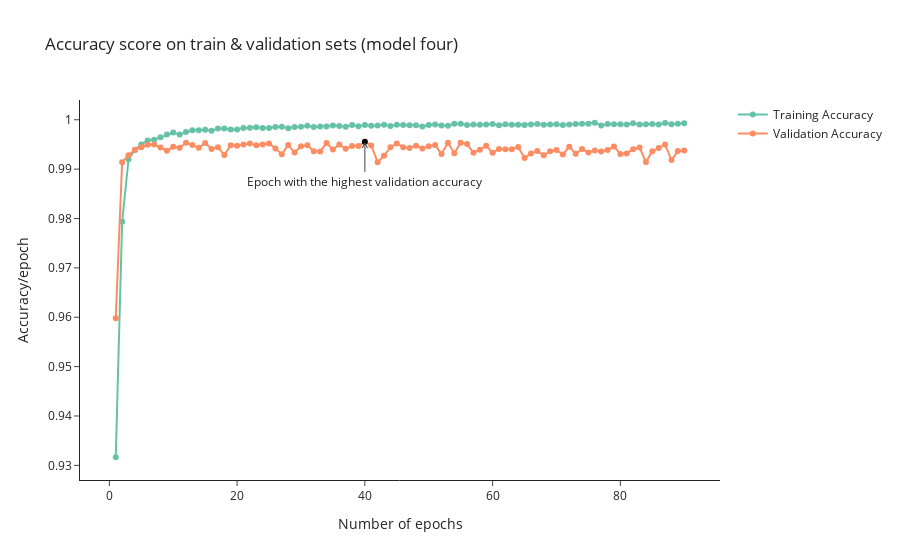
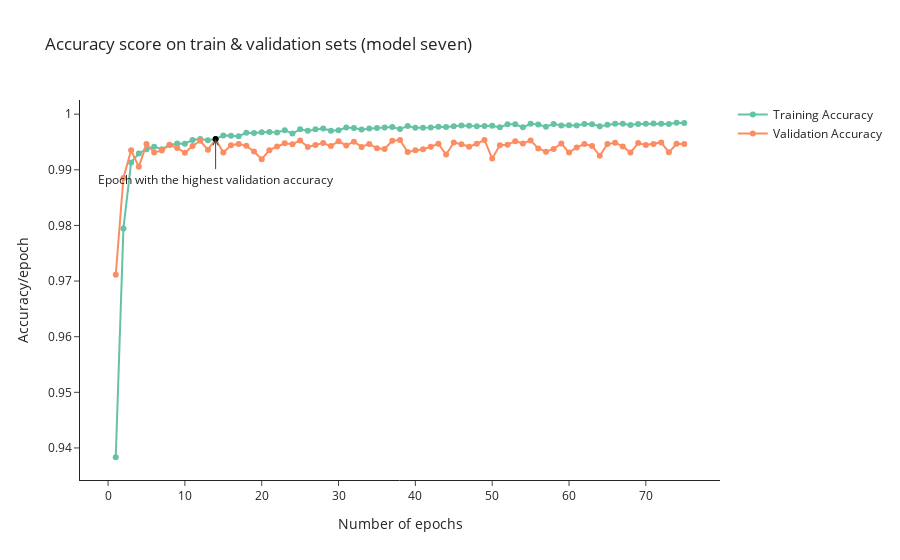

Source (notebook cell) for these figures, in order:
### Code cell
colormin = 'black'
colormax = 'black'
colorother = 'rgb(252, 141, 98)'
clrs_acc_model_four = [colormax if history_dataframe_one.val_accuracy.iloc[row]==history_dataframe_one.val_accuracy.max() else colorother for row in range(len(history_dataframe_one.val_accuracy))]
clrs_acc_model_seven = [colormax if history_dataframe_two.val_accuracy.iloc[row]==history_dataframe_two.val_accuracy.max() else colorother for row in range(len(history_dataframe_two.val_accuracy))]

clrs_loss=[colormin if history_dataframe_one.val_loss.iloc[row]==history_dataframe_one.val_loss.min() else colorother for row in range(len(history_dataframe_one.val_loss))]

#Accuracy of model four
fig1=go.Figure()

fig1.add_trace(go.Scatter(x=history_dataframe_one.epoch.tolist(), 
                          y=history_dataframe_one.accuracy.tolist(),
                          mode='lines+markers',
                          name='Training Accuracy',
                          line=dict(color='rgb(102, 194, 165)')))

fig1.add_trace(go.Scatter(x=history_dataframe_one.epoch.tolist(), 
                          y=history_dataframe_one.val_accuracy.tolist(),
                          mode='lines+markers',
                          name='Validation Accuracy',
                          line=dict(color='rgb(252, 141, 98)'),
                          marker=dict(color=clrs_acc_model_four)))

fig1.update_layout(template="simple_white",
                   title="Accuracy score on train & validation sets (model four)",
                   xaxis_title="Number of epochs",
                   yaxis_title="Accuracy/epoch")

fig1.update_layout(showlegend=True,
                   annotations=[dict(x=history_dataframe_one.epoch[history_dataframe_one.val_accuracy==history_dataframe_one.val_accuracy.max()].tolist()[0],
                                     y=history_dataframe_one.val_accuracy.max(),
                                     xref="x",yref="y",
                                     text="Epoch with the highest validation accuracy",
                                     showarrow=True,
                                     arrowhead=5,
                                     ax=0,ay=40)])

fig1.show()

#---------------------------------------------------------

#Accuracy of model seven

fig2=go.Figure()

fig2.add_trace(go.Scatter(x=history_dataframe_two.epoch.tolist(), 
                          y=history_dataframe_two.accuracy.tolist(),
                          mode='lines+markers',
                          name='Training Accuracy',
                          line=dict(color='rgb(102, 194, 165)')))

fig2.add_trace(go.Scatter(x=history_dataframe_two.epoch.tolist(), 
                          y=history_dataframe_two.val_accuracy.tolist(),
                          mode='lines+markers',
                          name='Validation Accuracy',
                          line=dict(color='rgb(252, 141, 98)'),
                          marker=dict(color=clrs_acc_model_seven)))

fig2.update_layout(template="simple_white",
                   title="Accuracy score on train & validation sets (model seven)",
                   xaxis_title="Number of epochs",
                   yaxis_title="Accuracy/epoch")

fig2.update_layout(showlegend=True,
                   annotations=[dict(x=history_dataframe_two.epoch[history_dataframe_two.val_accuracy==history_dataframe_two.val_accuracy.max()].tolist()[0],
                                     y=history_dataframe_two.val_accuracy.max(),
                                     xref="x",yref="y",
                                     text="Epoch with the highest validation accuracy",
                                     showarrow=True,
                                     arrowhead=5,
                                     ax=0,ay=40)])

fig2.show()

### Figure 1 — Plotly figure (JSON) as saved in the notebook; plotly's stock layout.template omitted (floating-point values rounded to 4 significant figures)
{"data": [{"line": {"color": "rgb(102, 194, 165)"}, "mode": "lines+markers", "name": "Training Accuracy", "type": "scatter", "x": [1, 2, 3, 4, 5, 6, 7, 8, 9, 10, 11, 12, 13, 14, 15, 16, 17, 18, 19, 20, 21, 22, 23, 24, 25, 26, 27, 28, 29, 30, 31, 32, 33, 34, 35, 36, 37, 38, 39, 40, 41, 42, 43, 44, 45, 46, 47, 48, 49, 50, 51, 52, 53, 54, 55, 56, 57, 58, 59, 60, 61, 62, 63, 64, 65, 66, 67, 68, 69, 70, 71, 72, 73, 74, 75, 76, 77, 78, 79, 80, 81, 82, 83, 84, 85, 86, 87, 88, 89, 90], "y": [0.9316, 0.9793, 0.992, 0.9939, 0.995, 0.9958, 0.9959, 0.9965, 0.997, 0.9974, 0.997, 0.9975, 0.9979, 0.9979, 0.998, 0.9978, 0.9982, 0.9982, 0.998, 0.998, 0.9983, 0.9984, 0.9985, 0.9983, 0.9983, 0.9985, 0.9986, 0.9983, 0.9985, 0.9986, 0.9988, 0.9985, 0.9986, 0.9987, 0.9988, 0.9987, 0.9986, 0.999, 0.9987, 0.999, 0.9988, 0.9988, 0.999, 0.9987, 0.999, 0.9989, 0.9989, 0.9989, 0.9986, 0.9989, 0.999, 0.9988, 0.9988, 0.9992, 0.9992, 0.999, 0.999, 0.999, 0.999, 0.9991, 0.9989, 0.9991, 0.999, 0.999, 0.9989, 0.9991, 0.9991, 0.999, 0.999, 0.9991, 0.9989, 0.999, 0.9991, 0.9992, 0.9992, 0.9994, 0.9989, 0.9991, 0.9991, 0.9991, 0.9991, 0.9993, 0.999, 0.9991, 0.9991, 0.999, 0.9994, 0.9991, 0.9992, 0.9993]}, {"line": {"color": "rgb(252, 141, 98)"}, "marker": {"color": ["rgb(252, 141, 98)", "rgb(252, 141, 98)", "rgb(252, 141, 98)", "rgb(252, 141, 98)", "rgb(252, 141, 98)", "rgb(252, 141, 98)", "rgb(252, 141, 98)", "rgb(252, 141, 98)", "rgb(252, 141, 98)", "rgb(252, 141, 98)", "rgb(252, 141, 98)", "rgb(252, 141, 98)", "rgb(252, 141, 98)", "rgb(252, 141, 98)", "rgb(252, 141, 98)", "rgb(252, 141, 98)", "rgb(252, 141, 98)", "rgb(252, 141, 98)", "rgb(252, 141, 98)", "rgb(252, 141, 98)", "rgb(252, 141, 98)", "rgb(252, 141, 98)", "rgb(252, 141, 98)", "rgb(252, 141, 98)", "rgb(252, 141, 98)", "rgb(252, 141, 98)", "rgb(252, 141, 98)", "rgb(252, 141, 98)", "rgb(252, 141, 98)", "rgb(252, 141, 98)", "rgb(252, 141, 98)", "rgb(252, 141, 98)", "rgb(252, 141, 98)", "rgb(252, 141, 98)", "rgb(252, 141, 98)", "rgb(252, 141, 98)", "rgb(252, 141, 98)", "rgb(252, 141, 98)", "rgb(252, 141, 98)", "black", "rgb(252, 141, 98)", "rgb(252, 141, 98)", "rgb(252, 141, 98)", "rgb(252, 141, 98)", "rgb(252, 141, 98)", "rgb(252, 141, 98)", "rgb(252, 141, 98)", "rgb(252, 141, 98)", "rgb(252, 141, 98)", "rgb(252, 141, 98)", "rgb(252, 141, 98)", "rgb(252, 141, 98)", "rgb(252, 141, 98)", "rgb(252, 141, 98)", "rgb(252, 141, 98)", "rgb(252, 141, 98)", "rgb(252, 141, 98)", "rgb(252, 141, 98)", "rgb(252, 141, 98)", "rgb(252, 141, 98)", "rgb(252, 141, 98)", "rgb(252, 141, 98)", "rgb(252, 141, 98)", "rgb(252, 141, 98)", "rgb(252, 141, 98)", "rgb(252, 141, 98)", "rgb(252, 141, 98)", "rgb(252, 141, 98)", "rgb(252, 141, 98)", "rgb(252, 141, 98)", "rgb(252, 141, 98)", "rgb(252, 141, 98)", "rgb(252, 141, 98)", "rgb(252, 141, 98)", "rgb(252, 141, 98)", "rgb(252, 141, 98)", "rgb(252, 141, 98)", "rgb(252, 141, 98)", "rgb(252, 141, 98)", "rgb(252, 141, 98)", "rgb(252, 141, 98)", "rgb(252, 141, 98)", "rgb(252, 141, 98)", "rgb(252, 141, 98)", "rgb(252, 141, 98)", "rgb(252, 141, 98)", "rgb(252, 141, 98)", "rgb(252, 141, 98)", "rgb(252, 141, 98)", "rgb(252, 141, 98)"]}, "mode": "lines+markers", "name": "Validation Accuracy", "type": "scatter", "x": [1, 2, 3, 4, 5, 6, 7, 8, 9, 10, 11, 12, 13, 14, 15, 16, 17, 18, 19, 20, 21, 22, 23, 24, 25, 26, 27, 28, 29, 30, 31, 32, 33, 34, 35, 36, 37, 38, 39, 40, 41, 42, 43, 44, 45, 46, 47, 48, 49, 50, 51, 52, 53, 54, 55, 56, 57, 58, 59, 60, 61, 62, 63, 64, 65, 66, 67, 68, 69, 70, 71, 72, 73, 74, 75, 76, 77, 78, 79, 80, 81, 82, 83, 84, 85, 86, 87, 88, 89, 90], "y": [0.9598, 0.9914, 0.9928, 0.9939, 0.9944, 0.9949, 0.995, 0.9944, 0.9937, 0.9945, 0.9943, 0.9953, 0.9949, 0.9943, 0.9953, 0.9941, 0.9944, 0.9928, 0.9948, 0.9947, 0.995, 0.9952, 0.9948, 0.995, 0.9952, 0.9942, 0.993, 0.9949, 0.9934, 0.9946, 0.9948, 0.9936, 0.9936, 0.9953, 0.994, 0.995, 0.9941, 0.9947, 0.9947, 0.9955, 0.9948, 0.9914, 0.9927, 0.9944, 0.9952, 0.9944, 0.9943, 0.9947, 0.9942, 0.9946, 0.9949, 0.9931, 0.9953, 0.9932, 0.9954, 0.9951, 0.9933, 0.9939, 0.9948, 0.9933, 0.9941, 0.994, 0.994, 0.9945, 0.9923, 0.9932, 0.9936, 0.9928, 0.9936, 0.9939, 0.9929, 0.9946, 0.9931, 0.994, 0.9934, 0.9938, 0.9936, 0.9939, 0.9946, 0.9931, 0.9932, 0.994, 0.9944, 0.9914, 0.9936, 0.9943, 0.995, 0.9918, 0.9936, 0.9938]}], "layout": {"annotations": [{"arrowhead": 5, "ax": 0, "ay": 40, "showarrow": true, "text": "Epoch with the highest validation accuracy", "x": 40, "xref": "x", "y": 0.9955, "yref": "y"}], "showlegend": true, "title": {"text": "Accuracy score on train & validation sets (model four)"}, "xaxis": {"title": {"text": "Number of epochs"}}, "yaxis": {"title": {"text": "Accuracy/epoch"}}}}

### Figure 2 — Plotly figure (JSON) as saved in the notebook; plotly's stock layout.template omitted (floating-point values rounded to 4 significant figures)
{"data": [{"line": {"color": "rgb(102, 194, 165)"}, "mode": "lines+markers", "name": "Training Accuracy", "type": "scatter", "x": [1, 2, 3, 4, 5, 6, 7, 8, 9, 10, 11, 12, 13, 14, 15, 16, 17, 18, 19, 20, 21, 22, 23, 24, 25, 26, 27, 28, 29, 30, 31, 32, 33, 34, 35, 36, 37, 38, 39, 40, 41, 42, 43, 44, 45, 46, 47, 48, 49, 50, 51, 52, 53, 54, 55, 56, 57, 58, 59, 60, 61, 62, 63, 64, 65, 66, 67, 68, 69, 70, 71, 72, 73, 74, 75], "y": [0.9383, 0.9795, 0.9913, 0.9929, 0.9937, 0.9942, 0.9937, 0.9944, 0.9947, 0.9947, 0.9954, 0.9955, 0.9953, 0.9955, 0.9962, 0.9961, 0.996, 0.9967, 0.9966, 0.9968, 0.9968, 0.9967, 0.9971, 0.9965, 0.9973, 0.997, 0.9973, 0.9974, 0.997, 0.9971, 0.9976, 0.9975, 0.9972, 0.9974, 0.9975, 0.9976, 0.9977, 0.9973, 0.9979, 0.9976, 0.9975, 0.9976, 0.9977, 0.9977, 0.9978, 0.998, 0.9979, 0.9978, 0.9979, 0.9979, 0.9976, 0.9982, 0.9982, 0.9976, 0.9983, 0.9981, 0.9978, 0.9982, 0.998, 0.998, 0.998, 0.9982, 0.9982, 0.9978, 0.9981, 0.9983, 0.9983, 0.9981, 0.9982, 0.9983, 0.9983, 0.9983, 0.9982, 0.9985, 0.9984]}, {"line": {"color": "rgb(252, 141, 98)"}, "marker": {"color": ["rgb(252, 141, 98)", "rgb(252, 141, 98)", "rgb(252, 141, 98)", "rgb(252, 141, 98)", "rgb(252, 141, 98)", "rgb(252, 141, 98)", "rgb(252, 141, 98)", "rgb(252, 141, 98)", "rgb(252, 141, 98)", "rgb(252, 141, 98)", "rgb(252, 141, 98)", "rgb(252, 141, 98)", "rgb(252, 141, 98)", "black", "rgb(252, 141, 98)", "rgb(252, 141, 98)", "rgb(252, 141, 98)", "rgb(252, 141, 98)", "rgb(252, 141, 98)", "rgb(252, 141, 98)", "rgb(252, 141, 98)", "rgb(252, 141, 98)", "rgb(252, 141, 98)", "rgb(252, 141, 98)", "rgb(252, 141, 98)", "rgb(252, 141, 98)", "rgb(252, 141, 98)", "rgb(252, 141, 98)", "rgb(252, 141, 98)", "rgb(252, 141, 98)", "rgb(252, 141, 98)", "rgb(252, 141, 98)", "rgb(252, 141, 98)", "rgb(252, 141, 98)", "rgb(252, 141, 98)", "rgb(252, 141, 98)", "rgb(252, 141, 98)", "rgb(252, 141, 98)", "rgb(252, 141, 98)", "rgb(252, 141, 98)", "rgb(252, 141, 98)", "rgb(252, 141, 98)", "rgb(252, 141, 98)", "rgb(252, 141, 98)", "rgb(252, 141, 98)", "rgb(252, 141, 98)", "rgb(252, 141, 98)", "rgb(252, 141, 98)", "rgb(252, 141, 98)", "rgb(252, 141, 98)", "rgb(252, 141, 98)", "rgb(252, 141, 98)", "rgb(252, 141, 98)", "rgb(252, 141, 98)", "rgb(252, 141, 98)", "rgb(252, 141, 98)", "rgb(252, 141, 98)", "rgb(252, 141, 98)", "rgb(252, 141, 98)", "rgb(252, 141, 98)", "rgb(252, 141, 98)", "rgb(252, 141, 98)", "rgb(252, 141, 98)", "rgb(252, 141, 98)", "rgb(252, 141, 98)", "rgb(252, 141, 98)", "rgb(252, 141, 98)", "rgb(252, 141, 98)", "rgb(252, 141, 98)", "rgb(252, 141, 98)", "rgb(252, 141, 98)", "rgb(252, 141, 98)", "rgb(252, 141, 98)", "rgb(252, 141, 98)", "rgb(252, 141, 98)"]}, "mode": "lines+markers", "name": "Validation Accuracy", "type": "scatter", "x": [1, 2, 3, 4, 5, 6, 7, 8, 9, 10, 11, 12, 13, 14, 15, 16, 17, 18, 19, 20, 21, 22, 23, 24, 25, 26, 27, 28, 29, 30, 31, 32, 33, 34, 35, 36, 37, 38, 39, 40, 41, 42, 43, 44, 45, 46, 47, 48, 49, 50, 51, 52, 53, 54, 55, 56, 57, 58, 59, 60, 61, 62, 63, 64, 65, 66, 67, 68, 69, 70, 71, 72, 73, 74, 75], "y": [0.9711, 0.9885, 0.9935, 0.9905, 0.9946, 0.9931, 0.9935, 0.9945, 0.9939, 0.9931, 0.9943, 0.9952, 0.9936, 0.9955, 0.9931, 0.9944, 0.9946, 0.9943, 0.9933, 0.9919, 0.9935, 0.9942, 0.9948, 0.9946, 0.9953, 0.9941, 0.9945, 0.9948, 0.9943, 0.9951, 0.9944, 0.995, 0.9941, 0.9947, 0.9939, 0.9938, 0.9952, 0.9953, 0.9932, 0.9935, 0.9937, 0.9941, 0.9947, 0.9927, 0.9949, 0.9946, 0.9941, 0.9947, 0.9954, 0.992, 0.9944, 0.9945, 0.9951, 0.9947, 0.9953, 0.9938, 0.9932, 0.9937, 0.9947, 0.9931, 0.994, 0.9946, 0.9943, 0.9925, 0.9946, 0.9949, 0.9942, 0.9931, 0.9948, 0.9944, 0.9946, 0.9949, 0.9931, 0.9947, 0.9946]}], "layout": {"annotations": [{"arrowhead": 5, "ax": 0, "ay": 40, "showarrow": true, "text": "Epoch with the highest validation accuracy", "x": 14, "xref": "x", "y": 0.9955, "yref": "y"}], "showlegend": true, "title": {"text": "Accuracy score on train & validation sets (model seven)"}, "xaxis": {"title": {"text": "Number of epochs"}}, "yaxis": {"title": {"text": "Accuracy/epoch"}}}}
